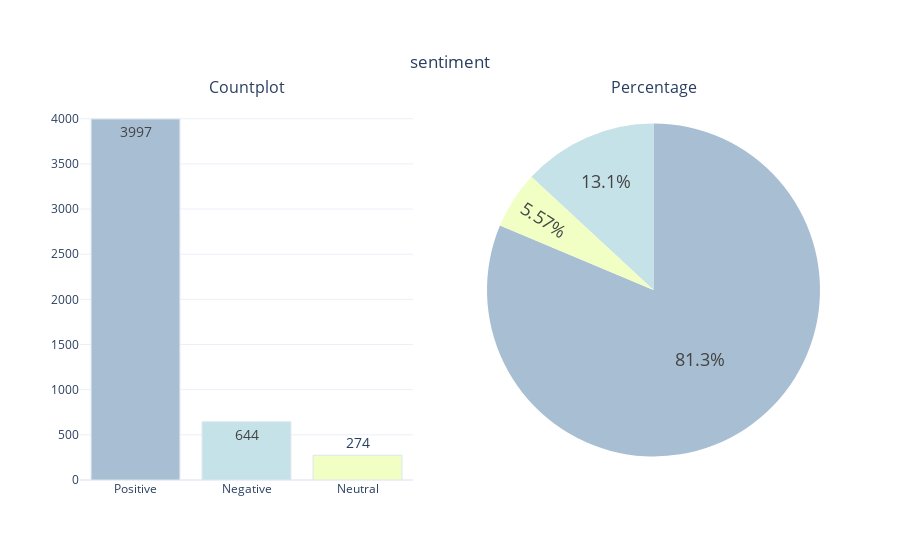

Write notebook code for a chart like this one.
### Code cell
#Pie and Bar plot of pos, neg and neutral reviews

categorical_variable_summary(df, 'sentiment')

### Figure 1 — Plotly figure (JSON) as saved in the notebook; plotly's stock layout.template omitted (floating-point values rounded to 4 significant figures)
{"data": [{"marker": {"color": ["#A7BED3", "#C6E2E9", "#F1FFC4", "#FFCAAF", "#DAB894"], "line": {"color": "#DBE6EC", "width": 1}}, "name": "sentiment", "showlegend": false, "text": ["3997", "644", "274"], "textfont": {"size": 14}, "textposition": "auto", "type": "bar", "x": ["Positive", "Negative", "Neutral"], "xaxis": "x", "y": [3997, 644, 274], "yaxis": "y"}, {"domain": {"x": [0.55, 1], "y": [0, 1]}, "labels": ["Positive", "Negative", "Neutral"], "marker": {"colors": ["#A7BED3", "#C6E2E9", "#F1FFC4", "#FFCAAF", "#DAB894"]}, "name": "sentiment", "showlegend": false, "textfont": {"size": 18}, "textposition": "auto", "type": "pie", "values": [3997, 644, 274]}], "layout": {"annotations": [{"font": {"size": 16}, "showarrow": false, "text": "Countplot", "x": 0.225, "xanchor": "center", "xref": "paper", "y": 1, "yanchor": "bottom", "yref": "paper"}, {"font": {"size": 16}, "showarrow": false, "text": "Percentage", "x": 0.775, "xanchor": "center", "xref": "paper", "y": 1, "yanchor": "bottom", "yref": "paper"}], "title": {"text": "sentiment", "x": 0.5, "xanchor": "center", "y": 0.9, "yanchor": "top"}, "xaxis": {"anchor": "y", "domain": [0, 0.45]}, "yaxis": {"anchor": "x", "domain": [0, 1]}}}
